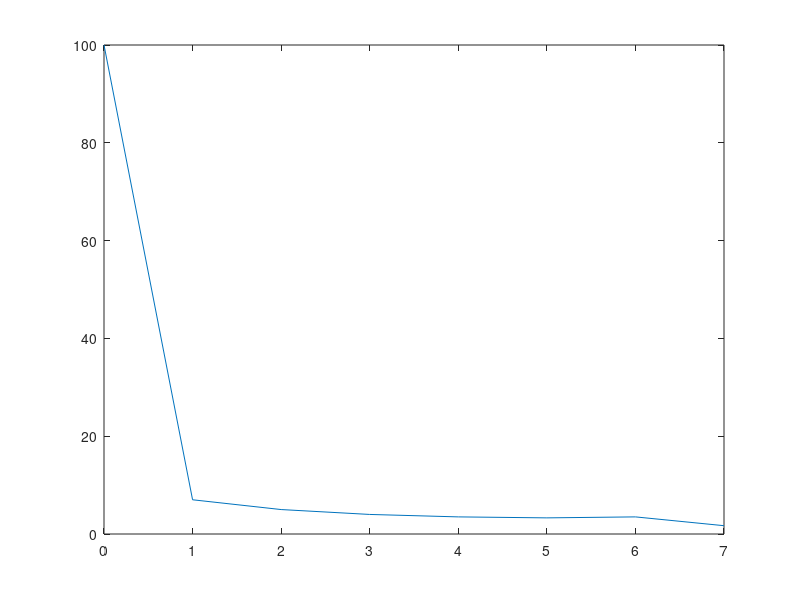

This chart was generated by the following MATLAB code: (Note: this script raises an error after producing the figure.)
xdata=[0,1,2,3,4,5,6,7];
ydata=[100,7,5,4,3.5,3.3,3.5,1.7];
plot(xdata,ydata)
[x,resnorm]=lsqcurvefit('myfun',[1,2,10],xdata,ydata)
